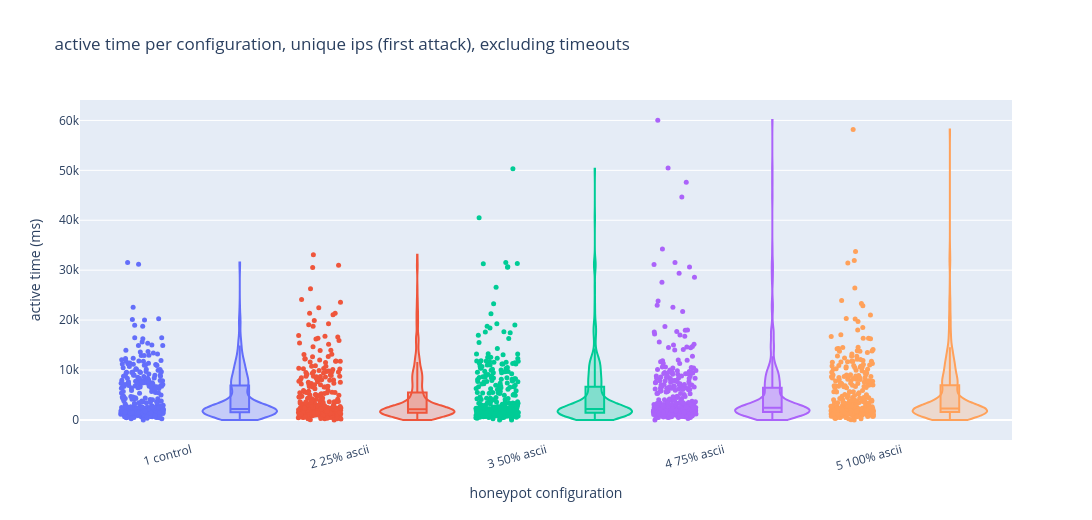

Notebook source saved alongside this figure:
### Markdown cell above
## Time spent per configuration, unique IPs, excluding timeouts (active time)

Same first-attack rows. IPs whose first attack reached the time limit are omitted.

### Code cell
print(f"removed {int(first['hit_time_limit'].sum())} first attacks that reached the time limit")
print(f"remaining unique ips: {len(first_kept)}")
fig_time_unique_no_timeout, plot_time_unique_no_timeout = make_violin(
    first_kept,
    "active_ms",
    "active time per configuration, unique ips (first attack), excluding timeouts",
    "active time (ms)",
)
fig_time_unique_no_timeout.show()
summary_time_unique_no_timeout = print_summary(plot_time_unique_no_timeout, "active_ms")

### Figure 1 — Plotly figure (JSON) as saved in the notebook; plotly's stock layout.template omitted (floating-point values rounded to 4 significant figures; data arrays with more than 128 entries replaced by an {"elided": "..."} marker saying what was removed)
{"data": [{"customdata": {"elided": "397 float values"}, "hovertemplate": "1 control<br>active time (ms)=%{customdata}<extra></extra>", "marker": {"color": "#636EFA", "opacity": 1, "size": 5}, "mode": "markers", "name": "1 control observations", "type": "scatter", "x": {"elided": "397 float values"}, "y": {"elided": "397 float values"}}, {"box": {"visible": true}, "fillcolor": "rgba(99, 110, 250, 0.25)", "hovertemplate": "1 control<br>active time (ms)=%{y}<extra></extra>", "line": {"color": "#636EFA", "width": 2}, "meanline": {"visible": false}, "name": "1 control distribution", "points": false, "spanmode": "hard", "type": "violin", "width": 0.42, "x": {"elided": "397 float values"}, "y": {"elided": "397 float values"}}, {"customdata": {"elided": "380 float values"}, "hovertemplate": "2 25% ascii<br>active time (ms)=%{customdata}<extra></extra>", "marker": {"color": "#EF553B", "opacity": 1, "size": 5}, "mode": "markers", "name": "2 25% ascii observations", "type": "scatter", "x": {"elided": "380 float values"}, "y": {"elided": "380 float values"}}, {"box": {"visible": true}, "fillcolor": "rgba(239, 85, 59, 0.25)", "hovertemplate": "2 25% ascii<br>active time (ms)=%{y}<extra></extra>", "line": {"color": "#EF553B", "width": 2}, "meanline": {"visible": false}, "name": "2 25% ascii distribution", "points": false, "spanmode": "hard", "type": "violin", "width": 0.42, "x": {"elided": "380 float values"}, "y": {"elided": "380 float values"}}, {"customdata": {"elided": "366 float values"}, "hovertemplate": "3 50% ascii<br>active time (ms)=%{customdata}<extra></extra>", "marker": {"color": "#00CC96", "opacity": 1, "size": 5}, "mode": "markers", "name": "3 50% ascii observations", "type": "scatter", "x": {"elided": "366 float values"}, "y": {"elided": "366 float values"}}, {"box": {"visible": true}, "fillcolor": "rgba(0, 204, 150, 0.25)", "hovertemplate": "3 50% ascii<br>active time (ms)=%{y}<extra></extra>", "line": {"color": "#00CC96", "width": 2}, "meanline": {"visible": false}, "name": "3 50% ascii distribution", "points": false, "spanmode": "hard", "type": "violin", "width": 0.42, "x": {"elided": "366 float values"}, "y": {"elided": "366 float values"}}, {"customdata": {"elided": "388 float values"}, "hovertemplate": "4 75% ascii<br>active time (ms)=%{customdata}<extra></extra>", "marker": {"color": "#AB63FA", "opacity": 1, "size": 5}, "mode": "markers", "name": "4 75% ascii observations", "type": "scatter", "x": {"elided": "388 float values"}, "y": {"elided": "388 float values"}}, {"box": {"visible": true}, "fillcolor": "rgba(171, 99, 250, 0.25)", "hovertemplate": "4 75% ascii<br>active time (ms)=%{y}<extra></extra>", "line": {"color": "#AB63FA", "width": 2}, "meanline": {"visible": false}, "name": "4 75% ascii distribution", "points": false, "spanmode": "hard", "type": "violin", "width": 0.42, "x": {"elided": "388 float values"}, "y": {"elided": "388 float values"}}, {"customdata": {"elided": "398 float values"}, "hovertemplate": "5 100% ascii<br>active time (ms)=%{customdata}<extra></extra>", "marker": {"color": "#FFA15A", "opacity": 1, "size": 5}, "mode": "markers", "name": "5 100% ascii observations", "type": "scatter", "x": {"elided": "398 float values"}, "y": {"elided": "398 float values"}}, {"box": {"visible": true}, "fillcolor": "rgba(255, 161, 90, 0.25)", "hovertemplate": "5 100% ascii<br>active time (ms)=%{y}<extra></extra>", "line": {"color": "#FFA15A", "width": 2}, "meanline": {"visible": false}, "name": "5 100% ascii distribution", "points": false, "spanmode": "hard", "type": "violin", "width": 0.42, "x": {"elided": "398 float values"}, "y": {"elided": "398 float values"}}], "layout": {"height": 520, "showlegend": false, "title": {"text": "active time per configuration, unique ips (first attack), excluding timeouts"}, "violingap": 0, "violinmode": "overlay", "width": 1300, "xaxis": {"range": [-0.35, 4.9], "tickangle": -15, "tickmode": "array", "ticktext": ["1 control", "2 25% ascii", "3 50% ascii", "4 75% ascii", "5 100% ascii"], "tickvals": [0.275, 1.275, 2.275, 3.275, 4.275], "title": {"text": "honeypot configuration"}}, "yaxis": {"title": {"text": "active time (ms)"}}}}
